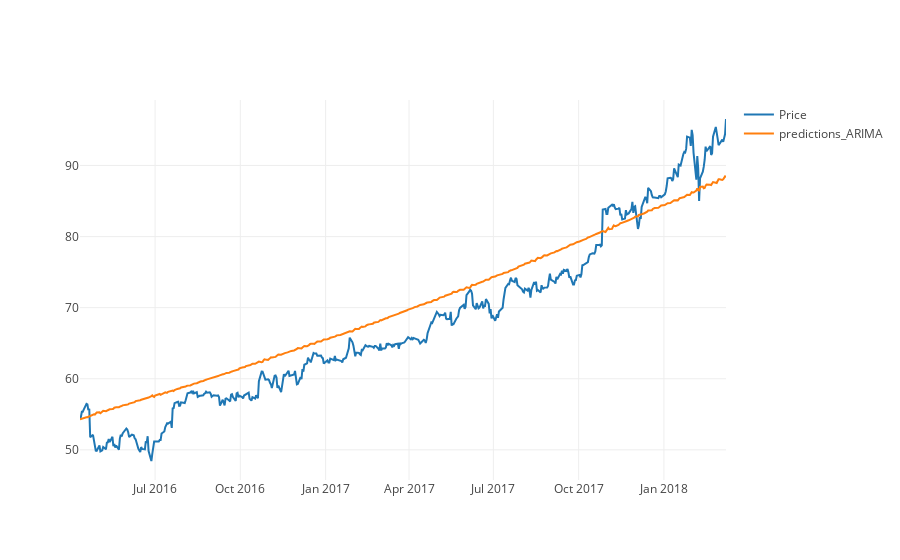

Notebook cell for this chart:
### Code cell
predictions_ARIMA = np.exp(predictions_ARIMA_log)

predictions_ARIMA_plt = go.Scatter(x=predictions_ARIMA.index, y=predictions_ARIMA, name='predictions_ARIMA')
py.iplot([btc_price,predictions_ARIMA_plt])

### Figure 1 — Plotly figure (JSON) as saved in the notebook; plotly's stock layout.template omitted (floating-point values rounded to 4 significant figures; data arrays with more than 128 entries replaced by an {"elided": "..."} marker saying what was removed)
{"data": [{"name": "Price", "type": "scatter", "x": {"elided": "483 str values"}, "y": {"elided": "483 float values"}}, {"name": "predictions_ARIMA", "type": "scatter", "x": {"elided": "483 str values"}, "y": {"elided": "483 float values"}}], "layout": {}}
